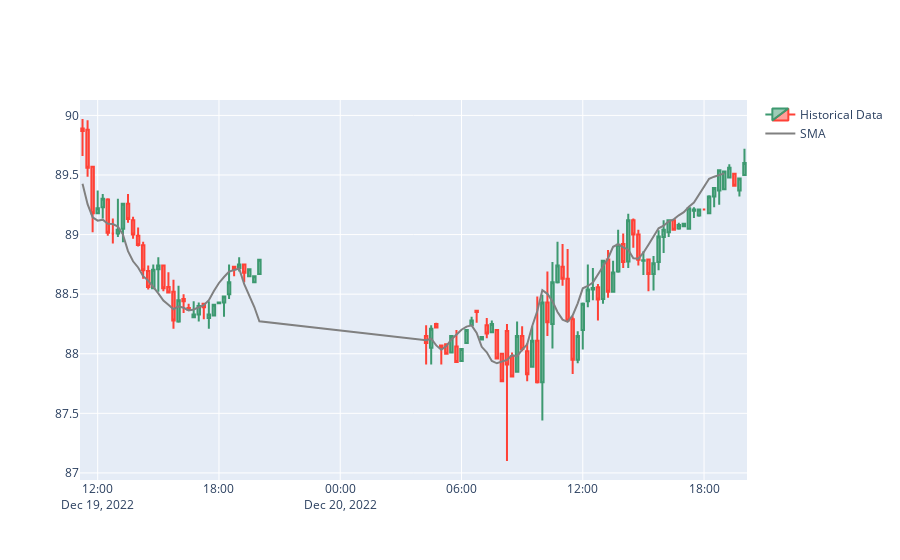

Here is the notebook cell this chart was saved with:
### Markdown cell above
### [OPTIONAL] Plot a candlestick chart of `df` and `indicator`

### Code cell
df = script_data['GOOGL']
ind = indicator1(df, timestamp=5)

fig = go.Figure(data=[go.Candlestick(x=df['timestamp'],
                open=df['open'], high=df['high'],
                low=df['low'], close=df['close'], 
                name="Historical Data"), 
                
                go.Scatter(x=ind['timestamp'], y=ind['indicator'],
                line = dict(color = "gray"), name="SMA")
            ]
        )

fig.update_layout(xaxis_rangeslider_visible=False)

fig.show()
